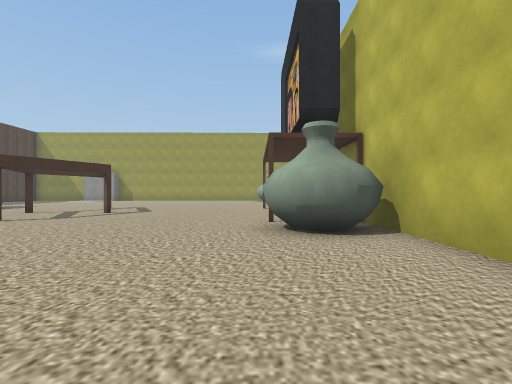
View 1 (above)

17 first-person views from a walk through a 3-D level made in the Unity game engine. The camera is 1.4 m above the floor, looks level and sees 85° across. The floor is counted in squares, 2 m on a side. Each view is taken from the middle of a square. On the plan, view 1 faces up. The plan holds only what a view shows up to about 9 squares ahead; the rest is blank. The player character is not drawn. Some surface patterns are stand-ins.

View 2
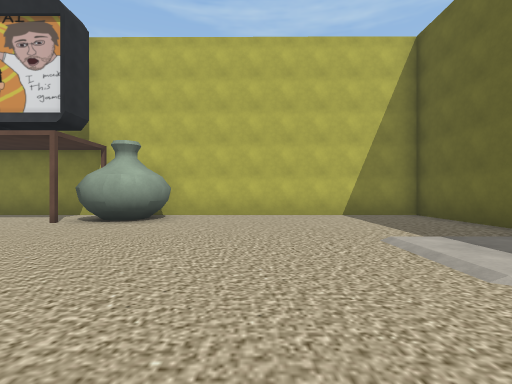

View 3
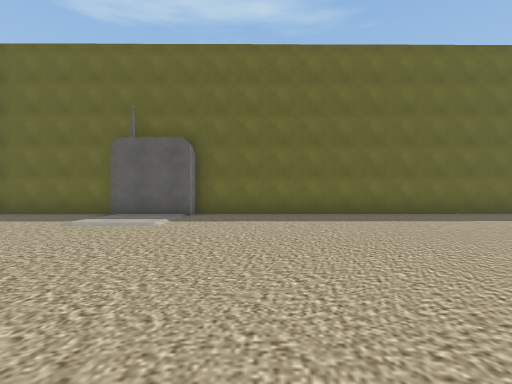

View 4
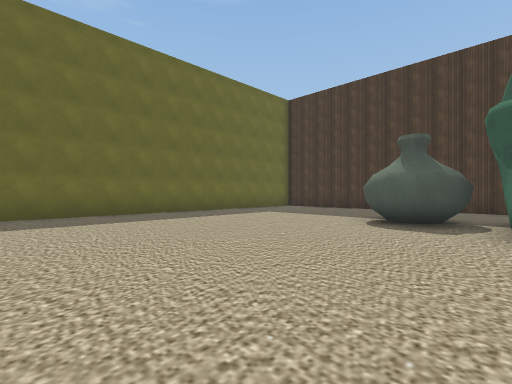

View 5
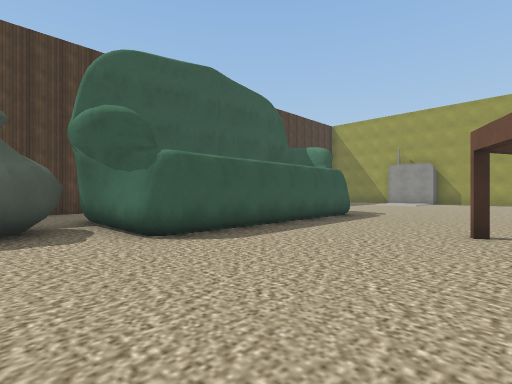

View 6
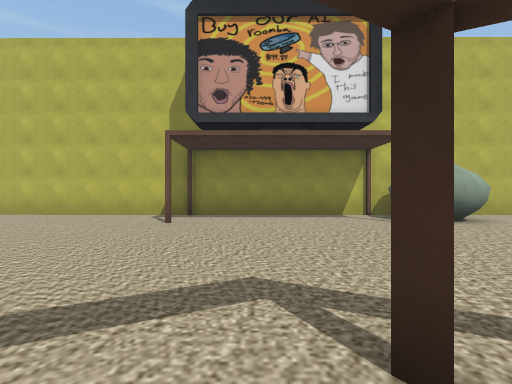

View 7
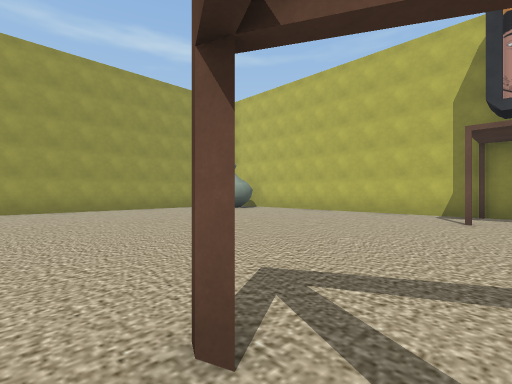

View 8
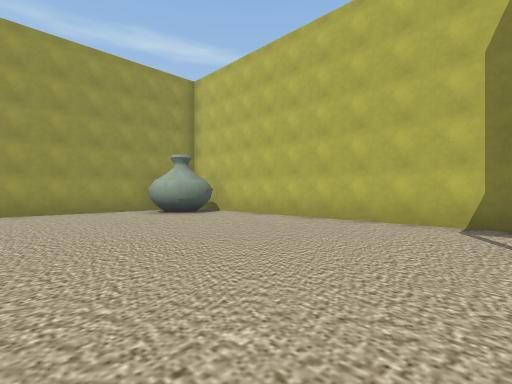

View 9
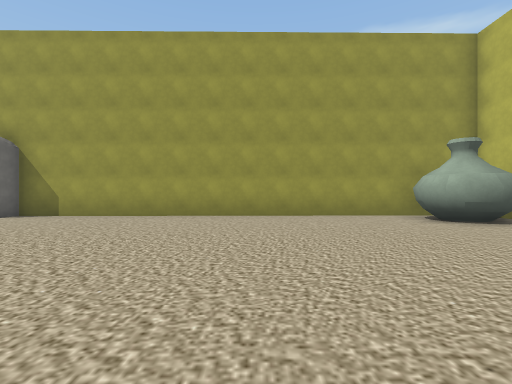

View 10
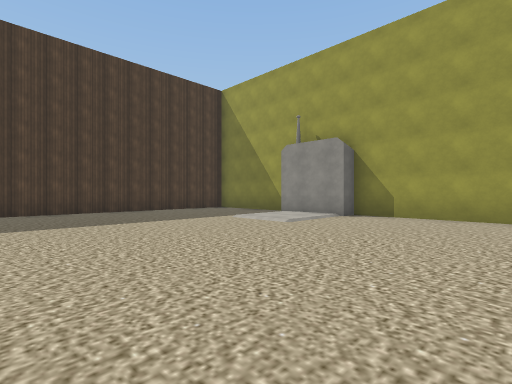

View 11
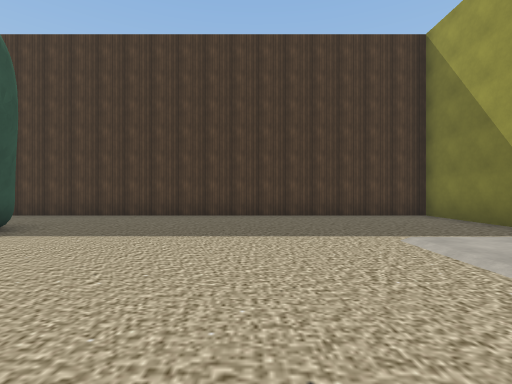

View 12
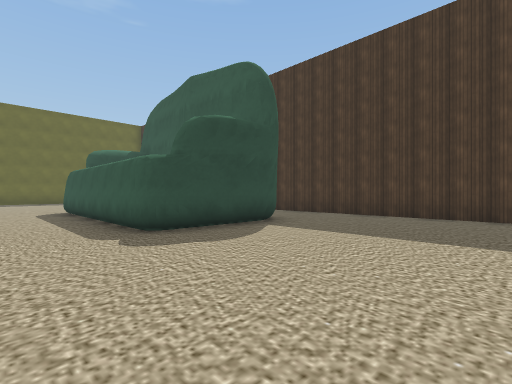

View 13
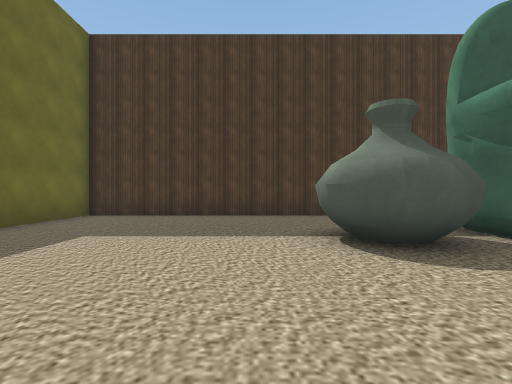

View 14
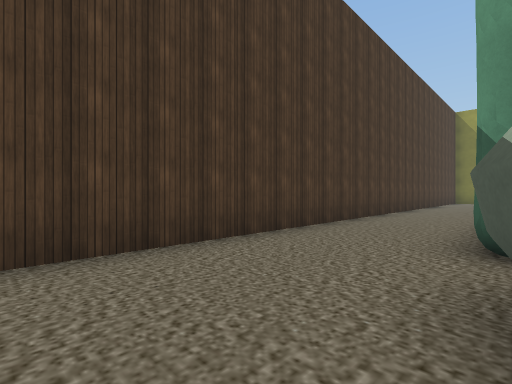

View 15
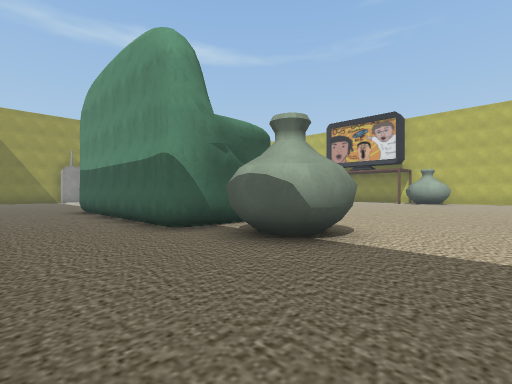

View 16
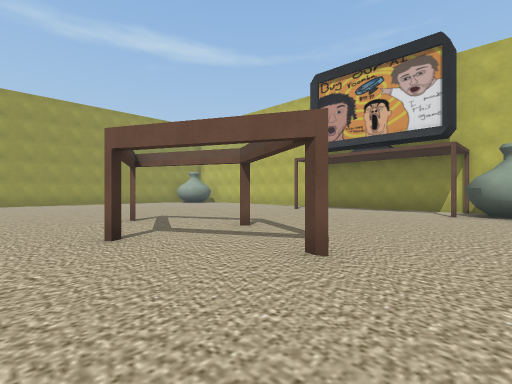

View 17
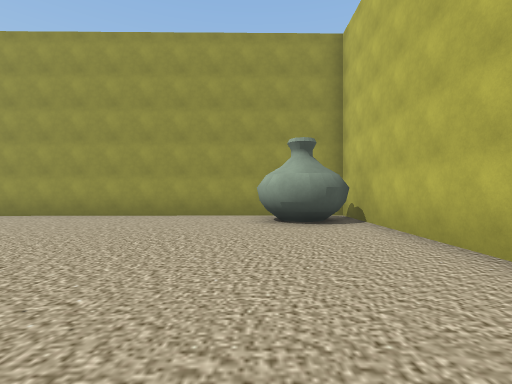

### Floor plan
Key: @ floor where view 1 was taken; # wall or solid block; . floor; O other object.
Columns run from 18 left of view 1 to 3 right of it. Each row starts with its distance up from view 1.
 23        ############
 22 #### O##...........O #
 21 #..... ...........O O#
 20 #..... ............O.#
 19 #....................#
 18 #....................#
 17 #....................#
 16 #....................#
 15 #....................#
 14 #....................#
 13 #....................#
 12 #...####....#.....#..#
 11 #...#  #.............#
 10 #...#  #.............#
  9 #...#  #..#..#.......#
  8 #...#  #.............#
  7 #...#  #....#.....#..#
  6 #...####...........OO#
  5 #....O............O#O#
  4 #...O#O..............#
  3 #....O...............#
  2 #....................#
  1 #....................#
  0 #.................@..#
 -1 #.............. .....#
 -2 #.............. .....#
 -3 ############### O#####

Positions as (right, up) in squares from view 1, and headings:
1: (0, 0), facing up
2: (-6, 2), facing right
3: (-6, 6), facing down
4: (-6, 6), facing down-left
5: (-7, 4), facing up-left
6: (-6, 10), facing right
7: (-7, 11), facing up-right
8: (-4, 12), facing up-right
9: (-4, 14), facing up
10: (-7, 14), facing up-left
11: (-9, 17), facing left
12: (-9, 17), facing down-left
13: (-9, 2), facing left
14: (-14, 2), facing up-left
15: (-17, 1), facing up-right
16: (-9, 5), facing up-right
17: (0, 14), facing up
